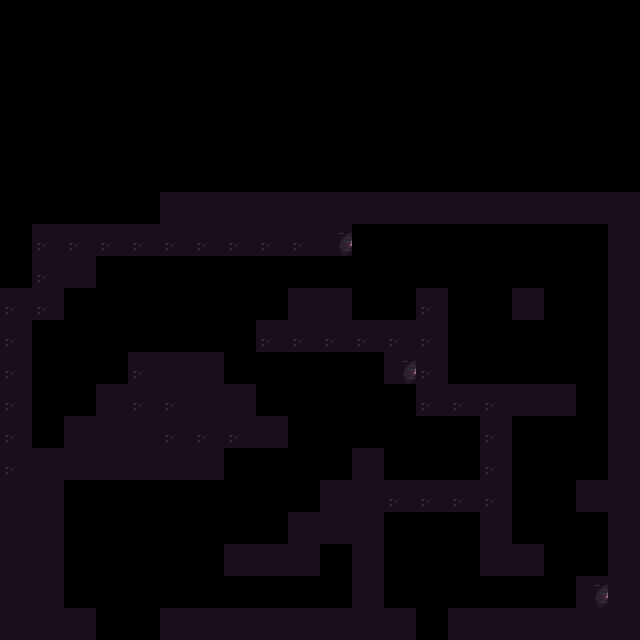

Rendered tile map (Tiled .tmx) drawn with the repository's tilesets; below, a short description and the full map source, tile grids included:
An orthogonal 20x20 tile map with 32x32 px tiles, 2 tile layers (collision, light), 5 hidden layers not drawn.

<map version="1.0" tiledversion="1.0.3" orientation="orthogonal" renderorder="right-down" width="20" height="20" tilewidth="32" tileheight="32" nextobjectid="5">
 <tileset firstgid="1" source="test.tsx" />
 <layer name="Kachelebene 1" width="20" height="20" visible="0">
  <data encoding="csv">
53,53,53,53,53,53,53,53,53,53,53,53,53,53,53,53,53,53,53,28,
53,53,53,53,53,53,53,53,53,53,53,53,53,53,53,53,53,53,53,28,
53,53,53,53,53,53,53,53,53,53,53,53,53,53,53,53,53,53,53,28,
53,53,53,53,53,53,53,53,53,53,53,53,53,53,53,53,53,53,53,28,
20,53,53,53,53,53,53,53,53,53,53,53,53,53,53,53,53,53,53,28,
20,53,53,53,53,53,53,53,53,53,53,53,53,53,53,53,53,53,53,28,
20,53,53,53,53,53,53,53,53,53,53,53,53,53,53,53,53,53,53,28,
20,53,53,53,53,53,53,53,53,53,53,53,53,53,53,53,53,53,53,28,
20,53,53,53,53,53,53,53,53,53,53,53,53,53,53,53,53,53,53,28,
20,53,53,53,53,53,53,53,53,53,53,53,53,53,53,53,53,53,53,28,
20,53,53,53,53,53,53,53,53,53,53,53,53,53,53,53,53,53,53,28,
20,53,53,53,53,53,53,53,53,53,53,53,53,53,53,53,53,53,53,28,
20,53,53,53,53,53,53,53,53,53,53,53,53,53,53,53,53,53,53,28,
20,53,53,53,53,53,53,53,53,53,53,53,53,53,53,53,53,53,53,28,
20,53,53,53,53,53,53,53,53,53,53,53,53,53,53,53,53,53,53,28,
20,53,53,7,7,7,7,7,7,7,53,53,53,53,53,53,53,53,53,28,
20,7,7,7,24,24,24,24,24,7,53,53,53,53,53,53,53,53,53,28,
20,7,7,23,24,56,57,58,24,7,7,53,53,53,53,53,53,53,53,28,
20,7,7,24,24,24,24,24,24,24,7,53,53,53,53,53,53,53,53,28,
36,37,37,40,40,40,40,40,40,40,37,37,37,37,37,37,37,37,37,44
</data>
 </layer>
 <layer name="collision" width="20" height="20">
  <data encoding="csv">
0,0,0,0,0,0,0,0,0,0,0,0,0,0,0,0,0,0,0,0,
0,0,0,0,0,0,0,0,0,0,0,0,0,0,0,0,0,0,0,0,
0,0,0,0,0,0,0,0,0,0,0,0,0,0,0,0,0,0,0,0,
0,0,0,0,0,0,0,0,0,0,0,0,0,0,0,0,0,0,0,0,
0,0,0,0,0,0,0,0,0,0,0,0,0,0,0,0,0,0,0,0,
0,0,0,0,0,0,0,0,0,0,0,0,0,0,0,0,0,0,0,0,
0,0,0,0,0,137,137,137,137,137,137,137,137,137,137,137,137,137,137,137,
0,21,21,21,21,21,21,21,21,21,0,0,0,0,0,0,0,0,0,137,
0,21,137,0,0,0,0,0,0,0,0,0,0,0,0,0,0,0,0,137,
21,21,0,0,0,0,0,0,0,137,137,0,0,21,0,0,104,0,0,137,
21,0,0,0,0,0,0,0,21,21,21,21,21,21,0,0,0,0,0,137,
21,0,0,0,21,137,137,0,0,0,0,0,0,21,0,0,0,0,0,137,
21,0,0,137,21,21,137,137,0,0,0,0,0,21,21,21,137,137,0,137,
21,0,137,137,137,21,21,21,137,0,0,0,0,0,0,21,0,0,0,137,
21,137,137,137,137,137,137,0,0,0,0,104,0,0,0,21,0,0,0,137,
104,137,0,0,0,0,0,0,0,0,104,104,21,21,21,21,0,0,137,137,
104,137,0,0,0,0,0,0,0,104,104,104,0,0,0,137,0,0,0,137,
104,137,0,0,0,0,0,104,104,104,0,104,0,0,0,137,137,0,0,137,
104,104,0,0,0,0,0,0,0,0,0,104,0,0,0,0,0,0,0,137,
104,104,104,0,0,104,104,104,104,104,104,104,137,0,137,137,137,137,137,137
</data>
 </layer>
 <layer name="player" width="20" height="20" visible="0">
  <data encoding="csv">
0,0,0,0,0,0,0,0,0,0,0,0,0,0,0,0,0,0,0,0,
0,0,0,0,0,0,0,0,0,0,0,0,0,0,0,0,0,0,0,0,
0,0,0,0,0,0,0,0,0,0,0,0,0,0,0,0,0,0,0,0,
0,0,0,0,0,0,0,0,0,0,0,0,0,0,0,0,0,0,0,0,
0,0,0,0,0,0,0,0,0,0,0,0,0,0,0,0,0,0,0,0,
0,0,0,0,0,0,0,0,0,0,0,0,0,0,0,0,0,0,0,0,
0,0,0,0,0,0,0,0,0,0,0,0,0,0,0,0,0,0,0,0,
0,0,0,0,0,0,0,0,0,0,0,0,0,0,0,0,0,0,0,0,
0,0,0,0,0,0,0,0,0,0,0,0,0,0,0,0,0,0,0,0,
0,0,0,0,0,0,0,0,0,0,0,0,0,0,0,0,0,0,0,0,
0,0,0,0,0,0,0,0,0,0,0,0,0,0,0,0,0,0,0,0,
0,0,0,0,0,0,0,0,0,0,0,0,0,0,0,0,0,0,0,0,
0,0,0,0,0,0,0,0,0,0,0,0,0,0,0,0,0,0,0,0,
0,0,0,0,0,0,0,0,0,0,0,0,0,0,0,0,0,0,0,0,
0,0,0,0,0,0,0,0,0,0,0,0,0,0,0,0,0,0,0,0,
0,0,0,0,0,0,0,0,0,0,0,0,0,0,0,0,0,0,0,0,
0,0,0,0,0,0,0,0,0,0,0,0,0,0,0,0,0,0,0,0,
0,0,0,0,0,0,0,0,0,0,0,0,0,0,0,0,0,0,0,0,
0,0,0,0,0,0,0,0,0,0,53,0,0,0,0,0,0,0,0,0,
0,0,0,0,0,0,0,0,0,0,0,0,0,0,0,0,0,0,0,0
</data>
 </layer>
 <layer name="goblin" width="20" height="20" visible="0">
  <data encoding="csv">
0,0,0,0,0,0,0,0,0,0,0,0,0,0,0,0,0,0,0,0,
0,0,0,0,0,0,0,0,0,0,0,0,0,0,0,0,0,0,0,0,
0,0,0,0,0,0,0,0,0,0,0,0,0,0,0,0,0,0,0,0,
0,0,0,0,0,0,0,0,0,0,0,0,0,0,0,0,0,0,0,0,
0,0,0,0,0,0,0,0,0,0,0,0,0,0,0,0,0,0,0,0,
0,0,0,0,0,0,0,0,0,0,0,0,0,0,0,0,0,0,0,0,
0,0,0,0,0,0,0,0,0,0,0,0,0,0,0,0,0,0,0,0,
0,0,0,0,0,0,0,0,0,0,0,0,0,0,0,0,0,0,0,0,
0,0,0,0,0,0,0,0,0,0,0,0,0,0,0,0,0,0,0,0,
0,0,0,0,0,0,0,0,0,0,0,0,0,0,0,0,0,0,0,0,
0,0,0,0,0,0,0,0,0,0,0,0,0,0,0,0,0,0,0,0,
0,0,0,0,0,0,0,0,0,0,0,0,0,0,0,0,0,0,0,0,
0,0,0,0,0,0,0,0,0,0,0,0,0,0,0,0,0,0,0,0,
0,0,0,0,0,0,0,0,0,0,0,0,0,0,0,0,0,0,0,0,
0,0,0,0,0,0,0,0,0,0,0,0,0,0,0,0,0,0,0,0,
0,0,0,0,0,0,0,0,0,0,0,0,0,0,0,0,0,0,0,0,
0,0,0,0,0,0,0,0,0,0,0,0,0,0,0,0,0,0,0,0,
0,0,0,0,0,0,0,0,0,0,0,0,0,0,0,0,0,0,0,0,
0,0,0,0,57,0,0,0,0,0,0,0,0,0,0,0,0,0,0,0,
0,0,0,0,0,0,0,0,0,0,0,0,0,0,0,0,0,0,0,0
</data>
 </layer>
 <layer name="trap" width="20" height="20" visible="0">
  <data encoding="csv">
0,0,0,0,0,0,0,0,0,0,0,0,0,0,0,0,0,0,0,0,
0,0,0,0,0,0,0,0,0,0,0,0,0,0,0,0,0,0,0,0,
0,0,0,0,0,0,0,0,0,0,0,0,0,0,0,0,0,0,0,0,
0,0,0,0,0,0,0,0,0,0,0,0,0,0,0,0,0,0,0,0,
0,0,0,0,0,0,0,0,0,0,0,0,0,0,0,0,0,0,0,0,
0,0,0,0,0,0,0,0,0,0,0,0,0,0,0,0,0,0,0,0,
0,0,0,0,0,0,0,0,0,0,0,0,0,0,0,0,0,0,0,0,
0,0,0,0,0,0,0,0,0,0,0,0,0,0,0,0,0,0,0,0,
0,0,0,0,0,0,0,0,0,0,0,0,0,0,0,0,0,0,0,0,
0,0,0,0,0,0,0,0,0,0,0,0,0,0,0,0,0,0,0,0,
0,0,0,0,0,0,0,0,0,0,0,0,0,0,0,0,0,0,0,0,
0,0,0,0,0,0,0,0,0,0,0,0,0,0,39,39,39,39,0,0,
0,0,0,0,0,0,0,0,0,0,0,0,0,0,0,0,0,0,0,0,
0,39,0,0,0,0,0,0,0,0,0,0,0,0,0,0,0,0,0,0,
0,0,0,0,0,0,0,0,0,0,0,0,0,0,0,0,0,0,0,0,
0,0,0,0,0,0,0,0,0,0,0,0,0,0,0,0,0,0,0,0,
0,0,0,0,0,0,0,0,0,0,0,0,0,0,0,0,0,0,0,0,
0,0,0,0,0,0,0,0,0,0,0,0,0,0,0,0,0,0,0,0,
0,0,0,0,0,0,0,0,0,0,0,0,0,0,0,0,0,0,0,0,
0,0,0,40,39,0,0,0,0,0,0,0,0,39,0,0,0,0,0,0
</data>
 </layer>
 <layer name="certificates" width="20" height="20" visible="0">
  <data encoding="csv">
0,0,0,0,0,0,0,0,0,0,0,0,0,0,0,0,0,0,0,0,
0,0,0,0,0,0,0,0,0,0,0,0,0,0,0,0,0,0,0,0,
0,0,0,0,0,0,0,0,0,0,0,0,0,0,0,0,0,0,0,0,
0,0,0,0,0,0,0,0,0,0,0,0,0,0,0,0,0,0,0,0,
0,0,0,0,0,0,0,0,0,0,0,0,0,0,0,0,0,0,0,0,
0,0,0,0,0,0,0,0,0,0,0,0,0,0,0,0,0,0,0,0,
0,0,0,0,0,0,0,0,0,0,0,0,0,0,0,0,0,0,0,0,
0,0,0,0,0,0,0,0,0,0,0,0,0,0,0,0,0,0,0,0,
0,0,0,0,0,0,0,0,0,0,0,0,0,0,0,0,0,0,56,0,
0,0,0,0,0,0,0,0,0,0,0,0,0,0,0,0,0,0,0,0,
0,0,0,0,0,0,0,0,0,0,0,0,0,0,0,0,0,0,0,0,
0,0,0,0,0,0,0,0,0,0,0,0,0,0,0,0,0,0,0,0,
0,56,0,0,0,0,0,0,0,0,0,0,0,0,0,0,0,0,0,0,
0,0,0,0,0,0,0,0,0,0,0,0,0,0,0,0,0,0,0,0,
0,0,0,0,0,0,0,0,0,0,0,0,0,0,0,0,0,0,0,0,
0,0,0,0,0,0,0,0,0,0,0,0,0,0,0,0,0,0,0,0,
0,0,0,0,0,0,0,0,0,0,0,0,0,0,0,0,0,0,0,0,
0,0,0,0,56,0,0,0,0,0,0,0,56,0,0,0,0,0,0,0,
0,0,0,0,0,0,0,0,0,0,0,0,56,0,0,0,0,0,0,0,
0,0,0,0,0,0,0,0,0,0,0,0,0,0,0,0,0,0,0,0
</data>
 </layer>
 <layer name="light" width="20" height="20">
  <data encoding="csv">
0,0,0,0,0,0,0,0,0,0,0,0,0,0,0,0,0,0,0,0,
0,0,0,0,0,0,0,0,0,0,0,0,0,0,0,0,0,0,0,0,
0,0,0,0,0,0,0,0,0,0,0,0,0,0,0,0,0,0,0,0,
0,0,0,0,0,0,0,0,0,0,0,0,0,0,0,0,0,0,0,0,
0,0,0,0,0,0,0,0,0,0,0,0,0,0,0,0,0,0,0,0,
0,0,0,0,0,0,0,0,0,0,0,0,0,0,0,0,0,0,0,0,
0,0,0,0,0,0,0,0,0,0,0,0,0,0,0,0,0,0,0,0,
0,0,0,0,0,0,0,0,0,0,56,0,0,0,0,0,0,0,0,0,
0,0,0,0,0,0,0,0,0,0,0,0,0,0,0,0,0,0,0,0,
0,0,0,0,0,0,0,0,0,0,0,0,0,0,0,0,0,0,0,0,
0,0,0,0,0,0,0,0,0,0,0,0,0,0,0,0,0,0,0,0,
0,0,0,0,0,0,0,0,0,0,0,0,56,0,0,0,0,0,0,0,
0,0,0,0,0,0,0,0,0,0,0,0,0,0,0,0,0,0,0,0,
0,0,0,0,0,0,0,0,0,0,0,0,0,0,0,0,0,0,0,0,
0,0,0,0,0,0,0,0,0,0,0,0,0,0,0,0,0,0,0,0,
0,0,0,0,0,0,0,0,0,0,0,0,0,0,0,0,0,0,0,0,
0,0,0,0,0,0,0,0,0,0,0,0,0,0,0,0,0,0,0,0,
0,0,0,0,0,0,0,0,0,0,0,0,0,0,0,0,0,0,0,0,
0,0,0,0,0,0,0,0,0,0,0,0,0,0,0,0,0,0,56,0,
0,0,0,0,0,0,0,0,0,0,0,0,0,0,0,0,0,0,0,0
</data>
 </layer>
</map>
